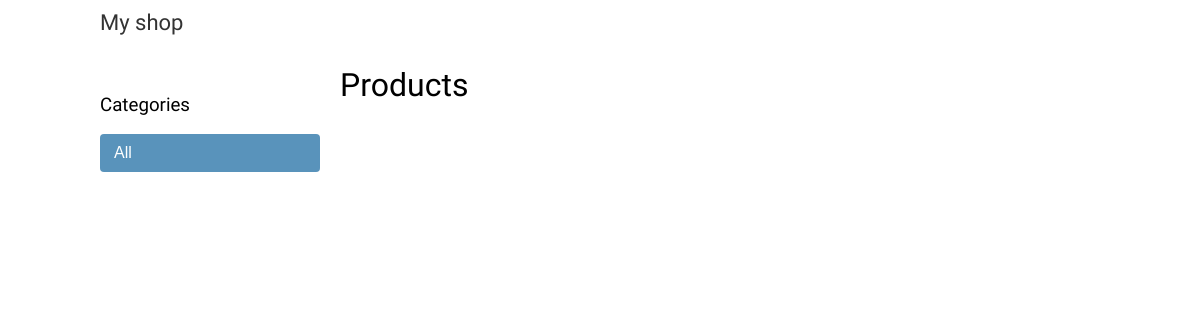
The app's page /, older data.
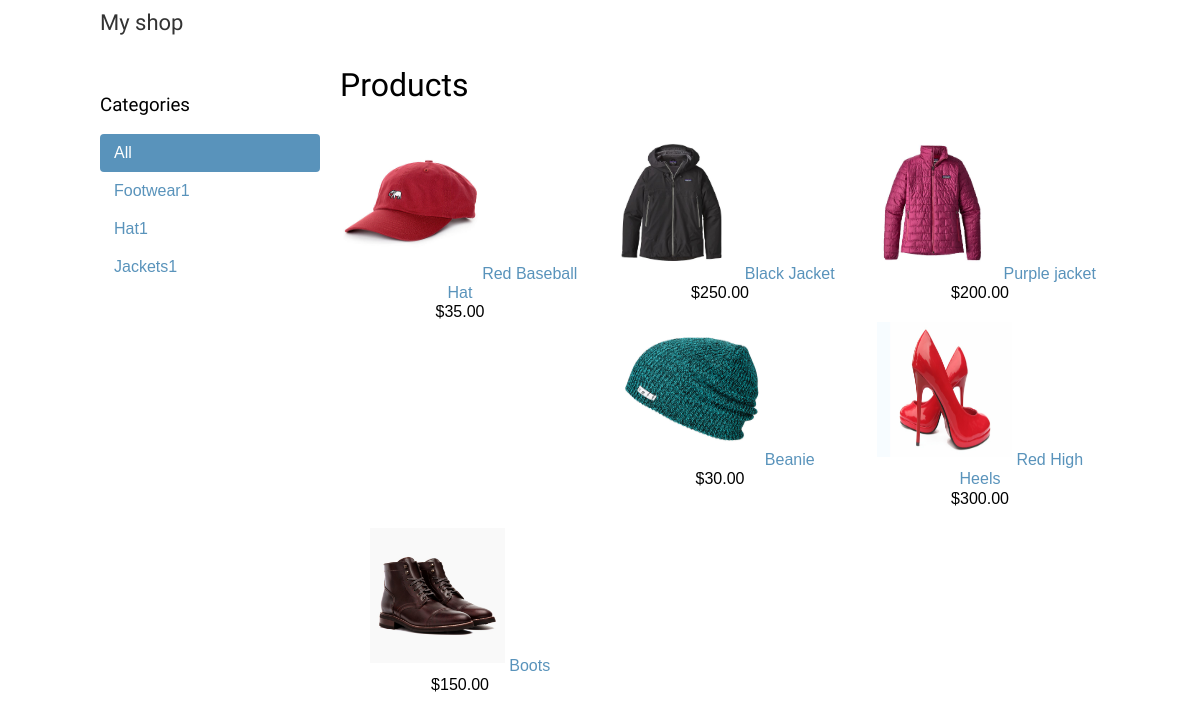
The same page, newer data.
### shop/models.py (models this page shows, shortened)
class Category(models.Model):
    name = models.CharField(max_length=200, db_index=True)
    slug = models.SlugField(max_length=200, db_index=True, unique=True)
    class Meta:
        ordering = ('name',)
        verbose_name = 'category'
        verbose_name_plural = 'categories'
    def get_absolute_url(self):
        return reverse('shop:product_list_by_category', args=[self.slug])

class Product(models.Model):
    category = models.ForeignKey(Category, related_name='products')
    name = models.CharField(max_length=200, db_index=True)
    slug = models.SlugField(max_length=200, db_index=True)
    image = models.ImageField(upload_to='products/%Y/%m/%d', blank=True)
    description = models.TextField(blank=True)
    price = models.DecimalField(max_digits=10, decimal_places=2)
    stock = models.PositiveIntegerField()
    available = models.BooleanField(default=True)
    created = models.DateTimeField(auto_now_add=True)
    updated = models.DateTimeField(auto_now=True)
    class Meta:
        ordering = ('-created',)
        index_together = (('id', 'slug'),)
    def get_absolute_url(self):
        return reverse('shop:product_detail', args=[self.id, self.slug])

### shop/views.py (the view)
# urls.py: url(r'^$', views.product_list, name='product_list'),
def product_list(request, category_slug=None):
    category = None
    categories = Category.objects.all()
    products = Product.objects.filter(available=True)
    if category_slug:
        category = get_object_or_404(Category, slug=category_slug)
        products = products.filter(category=category)
    return render(request, 'shop/product/list.html', {'category': category,
                                                      'categories': categories,
                                                      'products': products})

### shop/templates/shop/product/list.html (shortened to what this page needs)
{% extends "shop/base.html" %}
{% load i18n %}
{% load static %}
{% block content %}
    <div id="sidebar">
        <h3>{% trans "Categories" %}</h3>
        <ul>
            <li {% if not category %}class="selected"{% endif %}>
                <a href="{% url "shop:product_list" %}">{% trans "All" %}</a>
            </li>
        {% for c in categories %}
            <li {% if category.slug == c.slug %}class="selected"{% endif %}>
                <a href="{{ c.get_absolute_url }}">{{ c.name }}</a>
            </li>
        {% endfor %}
        </ul>
    </div>
    <div id="main" class="product-list">
        <h1>{% if category %}{{ category.name }}{% else %}{% trans "Products" %}{% endif %}</h1>
        {% for product in products %}
            <div class="item">
                <a href="{{ product.get_absolute_url }}">
                    <img src="{% if product.image %}{{ product.image.url }}{% else %}{% static "img/no_image.png" %}{% endif %}" style="width:135px;height:135px;">
                </a>
                <a href="{{ product.get_absolute_url }}">{{ product.name }}</a><br>
                ${{ product.price }}
            </div>
        {% endfor %}
    </div>
{% endblock %}

### shop/templates/shop/base.html (shortened to what this page needs)
<!DOCTYPE html>
{% load static %}
<html>
<head>
    <link href="{% static 'css/base.css' %}" rel="stylesheet">
</head>
<body>
    <div id="header">
        <a href="/" class="logo">My shop</a>
    </div>
    <div id="content">
        {% block content %}
        {% endblock %}
    </div>
</body>
</html>

### shop/static/css/base.css (style rules this page uses)
body { margin:0; padding:0; font-family:helvetica, sans-serif; }
h1, h2, h3, h4, h5 , h6 { font-family: 'Ubuntu', sans-serif; font-weight:normal; }
a { text-decoration:none; color:#5993bb; }
#header { padding:10px 100px; font-size:18px; overflow:auto; }
#header .logo { font-family: 'Ubuntu', sans-serif; float:left; color:#333; font-size:22px; margin-right:10%; }
#content { padding:0 100px; overflow:hidden; }
#sidebar { width:220px; padding:30px 20px 0 0; float:left; }
#sidebar ul { margin:0; padding:0; }
#sidebar ul li { margin:0; list-style:none; padding:10px 14px; }
#sidebar ul li a { display:block; }
#sidebar ul li.selected { background:#5993bb; border-radius:4px; }
#sidebar ul li.selected a { color:#fff; }
#main { float:left; width: 96%; margin-right:-220px; overflow:hidden; }
.product-list .item { width:25%; padding:10px 20px 10px 0; float:left; text-align:center; line-height:1.2; }
.product-list .item img { width:10px; height:10px; margin-bottom:8px; }

Row changes from the older to the newer data that the page shows:
added Category: name "Footwear1"
added Category: name "Hat1"
added Category: name "Jackets1"
added Product: image (picture), name "Red Baseball Hat", price "35.00"
added Product: image (picture), name "Black Jacket", price "250.00"
added Product: image (picture), name "Purple jacket", price "200.00"
added Product: image (picture), name "Beanie", price "30.00"
added Product: image (picture), name "Red High Heels", price "300.00"
added Product: image (picture), name "Boots", price "150.00"
